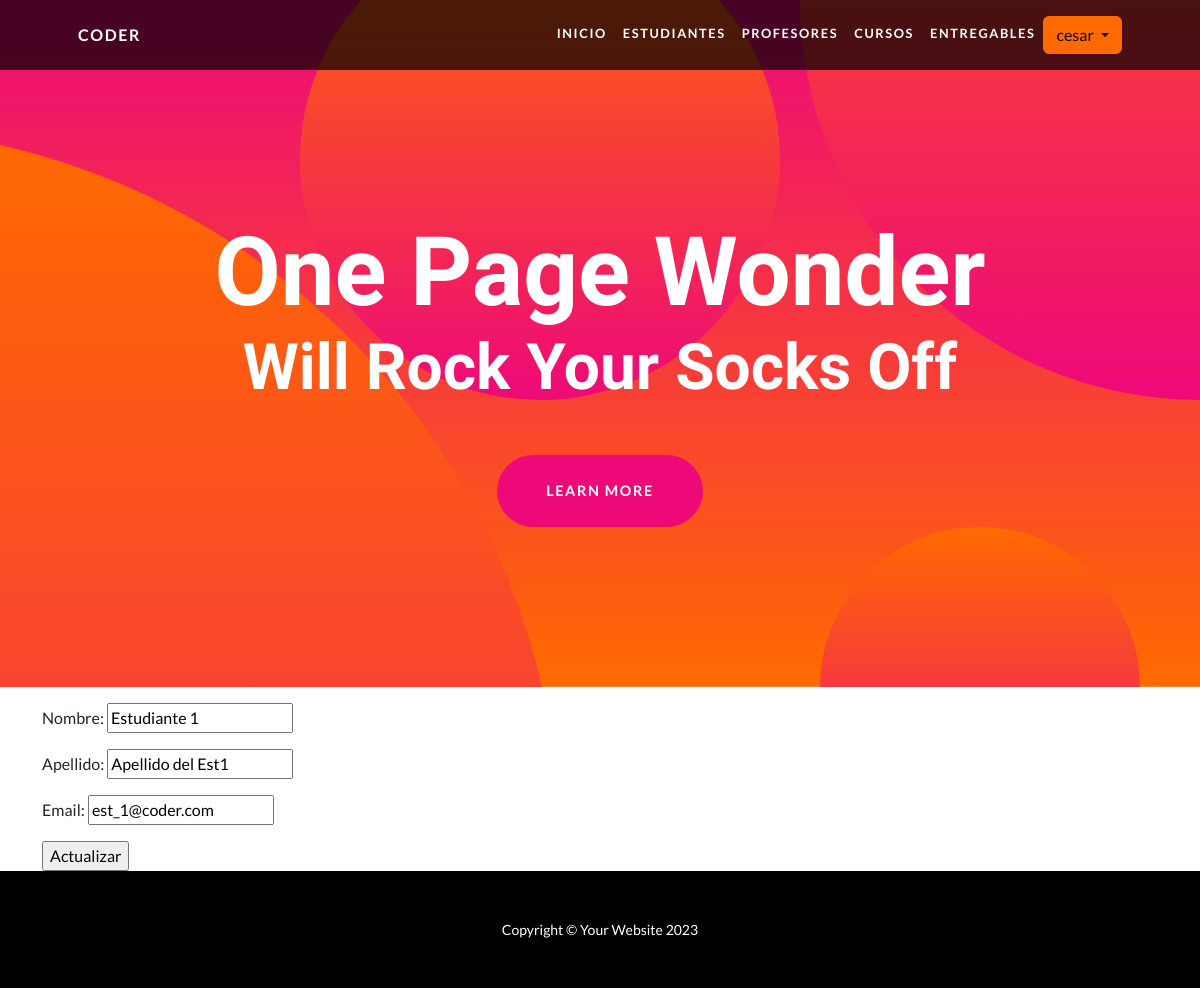
Page /estudiante-update/1/ (signed in) on the committed database.
### AppCoder/models.py (models this page shows)
class Estudiante(models.Model):
    nombre = models.CharField(max_length=40)
    apellido = models.CharField(max_length=20)
    email = models.EmailField(max_length=40)

### AppCoder/views.py (the view)
# urls.py: path('estudiante-update/<int:pk>/', views.EstudianteUpdateView.as_view(), name="EstudianteUpdate"),
class EstudianteUpdateView(LoginRequiredMixin, UpdateView):
    model = Estudiante
    success_url = reverse_lazy("EstudianteList")
    fields = ["nombre", "apellido", "email"]
    template_name = "AppCoder/estudiante_update.html"

### AppCoder/context_processors.py (called while the page is built)
def custom_user(request):
    context = auth(request)
    user = context['user']
    if user.is_authenticated:
        imagen = Imagen.objects.filter(user=request.user.id)
        cant = len(imagen)
        if cant > 0:
            context['user_avatar'] = imagen[cant-1]
        else:
            context['user_avatar'] = ""
    return context

### AppCoder/templates/AppCoder/estudiante_update.html (shortened to what this page needs)
{% extends 'AppCoder/base.html' %}
{% load static %}
{% block main %}
<form method="POST">
    {{ form.as_p }}
    <input type="submit" value="Actualizar">
</form>
{% endblock main %}

### AppCoder/templates/AppCoder/base.html (shortened to what this page needs)
<!DOCTYPE html>
<html lang="en">
    <head>
        {% load static %}
        <link href="{% static 'AppCoder/css/styles.css' %}" rel="stylesheet" />
    </head>
    <body id="page-top">
        <nav class="navbar navbar-expand-lg navbar-dark navbar-custom fixed-top">
            <div class="container px-5">
                <a class="navbar-brand" href="#page-top">Coder</a>
                <div class="collapse navbar-collapse" id="navbarResponsive">
                    <ul class="navbar-nav ms-auto">
                        <li class="nav-item"><a class="nav-link text-white" href="{% url 'Inicio' %}">Inicio</a></li>
                        <li class="nav-item"><a class="nav-link text-white" href="{% url 'EstudianteList' %}">Estudiantes</a></li>
                        <li class="nav-item"><a class="nav-link text-white" href="{% url 'ProfesorList' %}">Profesores</a></li>
                        <li class="nav-item"><a class="nav-link text-white" href="{% url 'CursoList' %}">Cursos</a></li>
                        <li class="nav-item"><a class="nav-link text-white" href="{% url 'EntregableList' %}">Entregables</a></li>
                        {% if request.user.is_authenticated %}
                            <div class="dropdown">
                                <button class="btn btn-secondary dropdown-toggle" type="button" id="dropdownMenuButton1" data-bs-toggle="dropdown" aria-expanded="false">
                                    {{ request.user.username }}
                                </button>
                            </div>
                        {% endif %}
                    </ul>
                </div>
            </div>
        </nav>
        <header class="masthead text-center text-white">
            <div class="masthead-content">
                <div class="container px-5">
                    <h1 class="masthead-heading mb-0">One Page Wonder</h1>
                    <h2 class="masthead-subheading mb-0">Will Rock Your Socks Off</h2>
                    <a class="btn btn-primary btn-xl rounded-pill mt-5" href="#scroll">Learn More</a>
                </div>
            </div>
            <div class="bg-circle-1 bg-circle"></div>
            <div class="bg-circle-2 bg-circle"></div>
            <div class="bg-circle-3 bg-circle"></div>
            <div class="bg-circle-4 bg-circle"></div>
        </header>
        <div  class="container">
            {% block main %}
            {% endblock main %}
        </div>
        <footer class="py-5 bg-black">
            <div class="container px-5"><p class="m-0 text-center text-white small">Copyright &copy; Your Website 2023</p></div>
        </footer>
    </body>
</html>

### rows in the picture
Estudiante: nombre "Estudiante 1", apellido "Apellido del Est1", email "est_1@coder.com"

### other values in the picture
{{ request.user.username }} "cesar"
